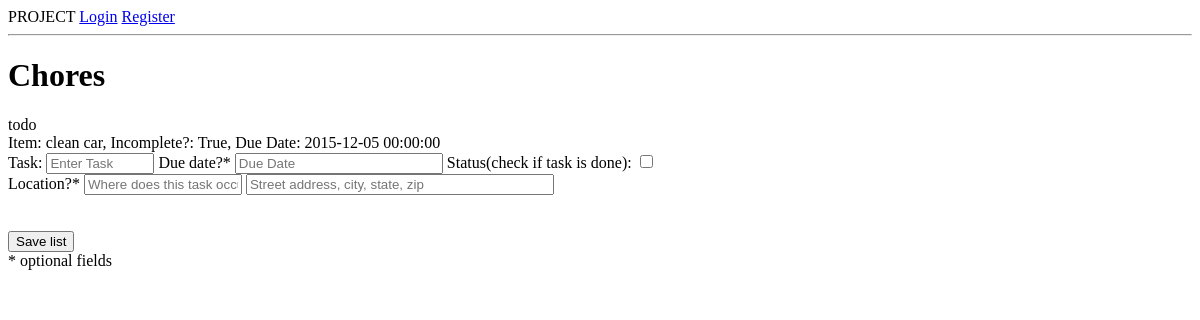
The app's page /lists/2, older data.
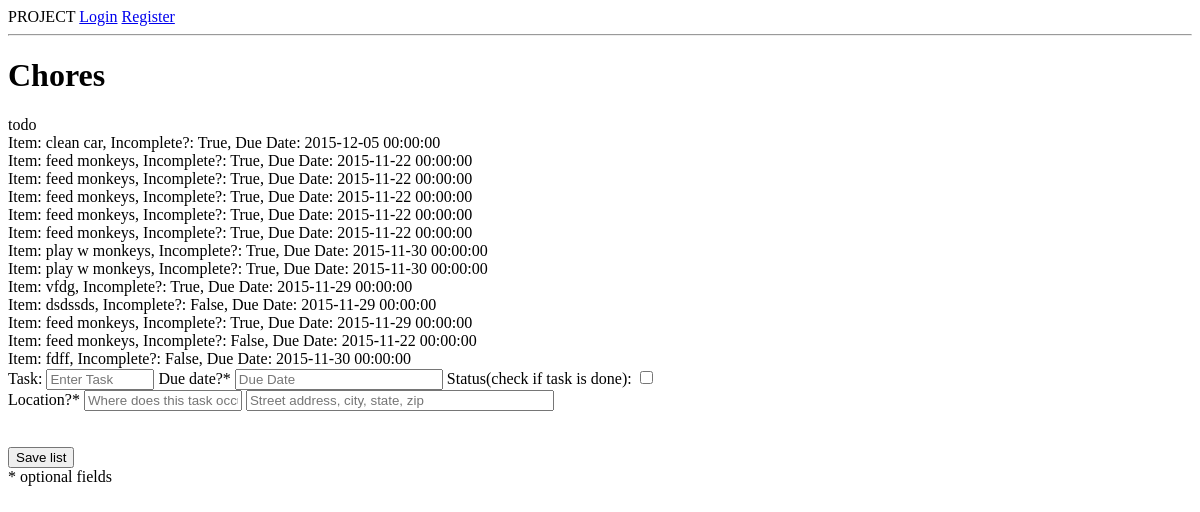
The same page, newer data.
### model.py (models this page shows, shortened)
class List(db.Model):
    __tablename__ = "lists"
    list_id = db.Column(db.Integer, autoincrement=True, primary_key=True)
    name = db.Column(db.String(20), nullable=False)
    list_type = db.Column(db.String(20))
    due_date_list = db.Column(db.DateTime, nullable=True)
    list_location_name = db.Column(db.String(50), nullable=True)
    list_location_address = db.Column(db.String(100), nullable=True)
    created_by = db.Column(db.String(50), nullable = False)

class To_Do(db.Model):
    __tablename__ = "to_dos"
    to_do_id = db.Column(db.Integer, autoincrement=True, primary_key=True)
    list_id = db.Column(db.Integer, db.ForeignKey('lists.list_id'))
    item = db.Column(db.String(64), nullable=False)
    due_date_todo = db.Column(db.DateTime, nullable=True)
    status_notdone = db.Column(db.Boolean, nullable=False, default=True)
    todo_location_name = db.Column(db.String(100), nullable=True)
    todo_location_address = db.Column(db.String(100), nullable=True)
    list_todo = db.relationship("List",
                                backref=db.backref("to_dos"))

### server.py (the view)
@app.route('/lists/<int:list_id>')
def lists(list_id):
    this_list = List.query.filter_by(list_id=list_id).one()
    return render_template("list_items.html", this_list=this_list)

### templates/list_items.html (shortened to what this page needs)
{% extends 'base.html' %}
{% block content %}
    <div id="list-items">
        <h1 id="list-items-title">{{this_list.name}}</h1>
        {% if this_list.list_type=='todo' %}
                todo <br>
            {% for item in this_list.to_dos %}
            <div class="">
                Item: {{ item.item }}, Incomplete?: {{ item.status_notdone }},
                    {% if item.due_date_todo %}
                        Due Date: {{ item.due_date_todo }}
                    {% endif %}
            </div>
            {% endfor %}
        <form id="new-todo-list" style="none;" action="/new_todo/{{ this_list.list_id }}" method="POST">
            <div id = "list-container">
                <div class="list-field">
                    Task:
                    <input type="text" class="list_row" name="item" placeholder="Enter Task" style="width: 100px;">
                    Due date?*
                   <input type="text" name="due_date_todo" class="datepicker" placeholder="Due Date" style="width:200px">
                   Status(check if task is done):
                   <input type="checkbox" class="list_row" name="status_notdone"><br>
                   Location?*
                    <input type="text" name="todo_location_name" placeholder="Where does this task occur?" style="width:150px">
                    <input type="text" name="todo_location_address" placeholder="Street address, city, state, zip" style="width:300px"><br><br>
                 </div>
            </div><br>
            <input type="submit" name="todo" id="formSubmitId" value="Save list"></input><br>
            * optional fields
        </form>
        {% endif %}
    </div>
{% endblock %}

### templates/base.html (shortened to what this page needs)
<!doctype html>
<html>
<head>
  <link rel="stylesheet" href="//code.jquery.com/ui/1.11.4/themes/smoothness/jquery-ui.css">
</head>
<body>
PROJECT
{% if "user_id" in session %}
    <a href="/logout">Logout</a>
{% else %}
    <a href="/login">Login</a>
    <a href="/register">Register</a>
{% endif %}
<hr>
{% block content %}
{% endblock %}
</body>
</html>

Row changes from the older to the newer data that the page shows:
added To_Do: item "feed monkeys", status_notdone "True", due_date_todo "2015-11-22 00:00:00"
added To_Do: item "feed monkeys", status_notdone "True", due_date_todo "2015-11-22 00:00:00"
added To_Do: item "feed monkeys", status_notdone "True", due_date_todo "2015-11-22 00:00:00"
added To_Do: item "feed monkeys", status_notdone "True", due_date_todo "2015-11-22 00:00:00"
added To_Do: item "feed monkeys", status_notdone "True", due_date_todo "2015-11-22 00:00:00"
added To_Do: item "play w monkeys", status_notdone "True", due_date_todo "2015-11-30 00:00:00"
added To_Do: item "play w monkeys", status_notdone "True", due_date_todo "2015-11-30 00:00:00"
added To_Do: item "vfdg", status_notdone "True", due_date_todo "2015-11-29 00:00:00"
added To_Do: item "dsdssds", status_notdone "False", due_date_todo "2015-11-29 00:00:00"
added To_Do: item "feed monkeys", status_notdone "True", due_date_todo "2015-11-29 00:00:00"
added To_Do: item "feed monkeys", status_notdone "False", due_date_todo "2015-11-22 00:00:00"
added To_Do: item "fdff", status_notdone "False", due_date_todo "2015-11-30 00:00:00"
